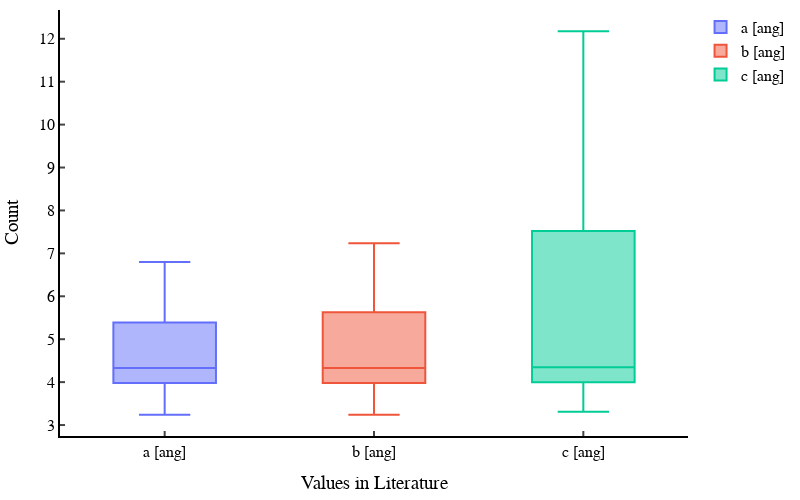

Notebook source saved alongside this figure:
### Markdown cell above
The amount of structures within the data is uneven, and does not include all 14 bravais lattices, there is clear bias within the data set we need to coinsider when analysing the model

### Code cell
# Create a list to store the box plot traces
box_plots = []

# Iterate over the columns in dft_df
for column in parameter_columns[:3]:
    # Create a box plot trace for each column
    box_plot = go.Box(y=dft_df[column], name=column)
    # Append the box plot trace to the list
    box_plots.append(box_plot)
    
layout = go.Layout(xaxis=dict(title="Values in Literature", showline=True, linewidth=2, linecolor='black',
                              ticks='inside', tickwidth=2, ticklen=5),
                   yaxis=dict(title="Count", showline=True, linewidth=2, linecolor='black',
                              ticks='inside', tickwidth=2, ticklen=5), 
                   width=800,
                   height=500,
                   plot_bgcolor='white',
                   paper_bgcolor='white', 
                   font=dict(family='Helvetica', size=16, color='black'),
                   margin=dict(l=10, r=10, b=10, t=10))

# Create the figure
fig = go.Figure(data=box_plots, layout=layout)

# Show the figure
fig.show()

### Figure 1 — Plotly figure (JSON) as saved in the notebook; plotly's stock layout.template omitted (floating-point values rounded to 4 significant figures; data arrays with more than 128 entries replaced by an {"elided": "..."} marker saying what was removed)
{"data": [{"name": "a [ang]", "type": "box", "y": {"elided": "3967 float values"}}, {"name": "b [ang]", "type": "box", "y": {"elided": "3967 float values"}}, {"name": "c [ang]", "type": "box", "y": {"elided": "3967 float values"}}], "layout": {"font": {"color": "black", "family": "Helvetica", "size": 16}, "height": 500, "margin": {"b": 10, "l": 10, "r": 10, "t": 10}, "paper_bgcolor": "white", "plot_bgcolor": "white", "width": 800, "xaxis": {"linecolor": "black", "linewidth": 2, "showline": true, "ticklen": 5, "ticks": "inside", "tickwidth": 2, "title": {"text": "Values in Literature"}}, "yaxis": {"linecolor": "black", "linewidth": 2, "showline": true, "ticklen": 5, "ticks": "inside", "tickwidth": 2, "title": {"text": "Count"}}}}
